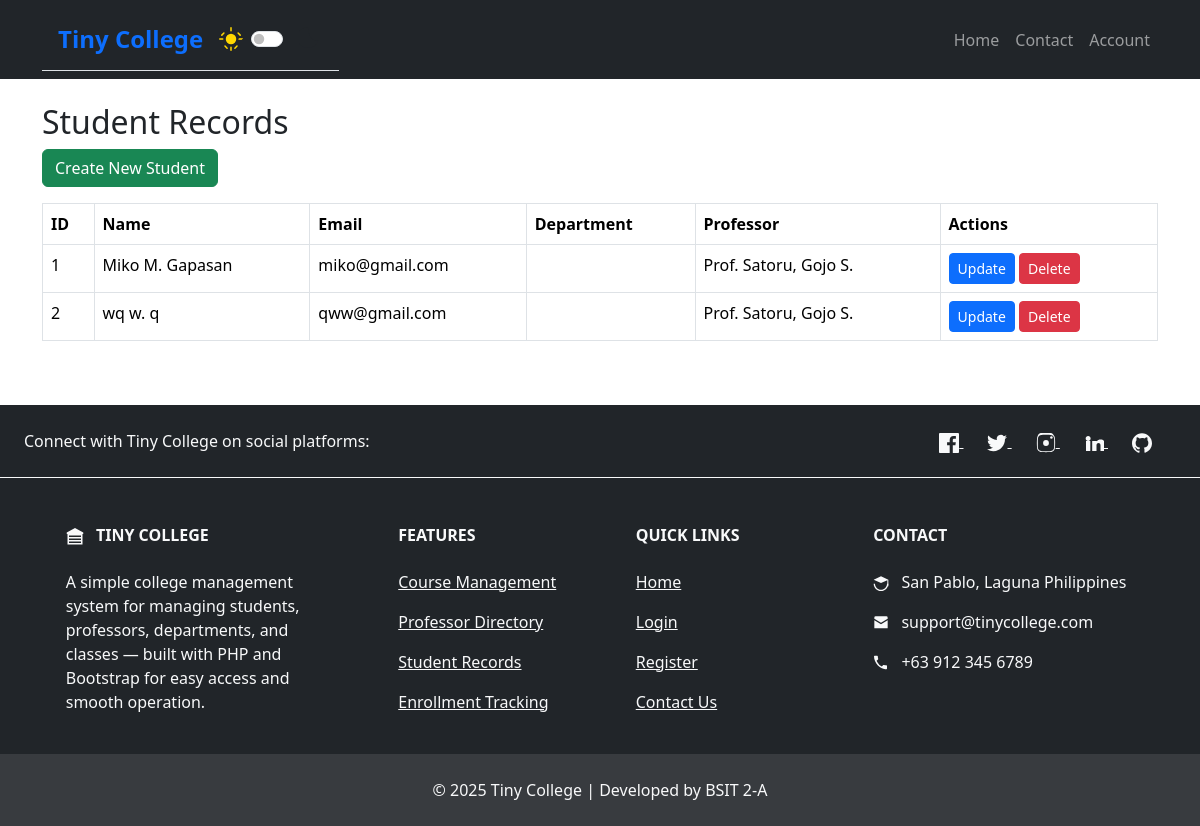
Screenshot of /?page=student/index with the database file from the repository.
### tables this page shows
CREATE TABLE `student` (
  `stu_num` int(11) NOT NULL,
  `dept_code` int(11) DEFAULT NULL,
  `stu_lname` varchar(50) DEFAULT NULL,
  `stu_fname` varchar(50) DEFAULT NULL,
  `stu_initial` char(1) DEFAULT NULL,
  `stu_email` varchar(100) DEFAULT NULL,
  `prof_num` int(11) DEFAULT NULL
);

CREATE TABLE `professor` (
  `prof_num` int(11) NOT NULL,
  `dept_code` int(11) DEFAULT NULL,
  `prof_specialty` varchar(100) DEFAULT NULL,
  `prof_rank` varchar(50) DEFAULT NULL,
  `prof_lname` varchar(50) DEFAULT NULL,
  `prof_fname` varchar(50) DEFAULT NULL,
  `prof_initial` char(1) DEFAULT NULL,
  `prof_email` varchar(100) DEFAULT NULL
);

### student/index.php (the view, shortened to what this page needs)
<?php
$conn = mysqli_connect("localhost", "root", "", "tiny_college");
$result = mysqli_query($conn, "SELECT student.*, department.*, professor.*
    FROM student
    LEFT JOIN department ON student.dept_code = department.dept_code
    LEFT JOIN professor ON student.prof_num = professor.prof_num");
?>
<div class="container mt-4">
    <h2>Student Records</h2>
    <a href="?page=student/create" class="btn btn-success mb-3">Create New Student</a>
    <?php if (mysqli_num_rows($result) > 0): ?>
        <div class="table-responsive">
            <table class="table table-bordered">
                <thead>
                    <tr>
                        <th>ID</th>
                        <th>Name</th>
                        <th>Email</th>
                        <th>Department</th>
                        <th>Professor</th>
                        <th>Actions</th>
                    </tr>
                </thead>
                <tbody>
                    <?php while ($row = mysqli_fetch_assoc($result)) : ?>
                        <tr>
                            <td><?= $row['stu_num'] ?></td>
                            <td><?= $row['stu_fname'] ?> <?= $row['stu_initial'] ?>. <?= $row['stu_lname'] ?></td>
                            <td><?= $row['stu_email'] ?></td>
                            <td><?= $row['dept_name'] ?></td>
                            <td>Prof. <?= $row['prof_lname'] ?>, <?= $row['prof_fname'] ?> <?= $row['prof_initial'] ?>.</td>
                            <td>
                                <a href="?page=student/update&id=<?= $row['stu_num'] ?>" class="btn btn-primary btn-sm">Update</a>
                                <a href="?page=student/delete&id=<?= $row['stu_num'] ?>" class="btn btn-danger btn-sm">Delete</a>
                            </td>
                        </tr>
                    <?php endwhile; ?>
                </tbody>
            </table>
        </div>
    <?php else: ?>
        <div class="alert alert-info">No student records found.</div>
    <?php endif; ?>
</div>

### index.php (shortened to what this page needs)
<!DOCTYPE html>
<html lang="en">
<head>
    <link rel="stylesheet" href="./includes/style.css">
    <link rel="stylesheet" href="./bootstrap-5.3.3-dist/bootstrap-5.3.3-dist/css/bootstrap.min.css">
</head>
<body>
    <div class=" min-vh-100">
        <?php
        include "./includes/navbar.php";
        $page = isset($_GET['page']) ? $_GET['page'] : 'account/login';
        include "$page.php";
        include "./includes/footer.php";
        ?>
    </div>
</body>
</html>

### includes/navbar.php (shortened to what this page needs)
<nav class="navbar navbar-expand-lg bg-dark navbar-dark bg-light">
    <div class="container">
        <div class="d-flex align-items-center justify-content-between px-3 py-2 border-bottom">
            <a class="navbar-brand fs-4 fw-bold text-primary" href="#">Tiny College</a>
            <div class="d-flex align-items-center gap-2">
                <div class="form-check form-switch m-0">
                    <input class="form-check-input" type="checkbox" id="themeToggle" style="cursor: pointer;">
                </div>
                <svg id="moonIcon" xmlns="http://www.w3.org/2000/svg" width="24" height="24" fill="currentColor" class="bi bi-moon" viewBox="0 0 16 16">
                    <path d="M6 0a7 7 0 0 0 0 14c3.222 0 6.066-2.045 6.849-5.001C9.889 9.866 6 6.556 6 0z" />
                </svg>
            </div>
        </div>
        <div class="collapse navbar-collapse" id="navbarNav">
            <ul class="navbar-nav ms-auto">
                <li class="nav-item">
                    <a class="nav-link" href="?page=includes/home">Home</a>
                </li>
                <li class="nav-item">
                    <a class="nav-link" href="?page=includes/contact">Contact</a>
                </li>
                <li class="nav-item">
                    <a class="nav-link" href="?page=account/login">Account</a>
                </li>
            </ul>
        </div>
    </div>
</nav>

### includes/footer.php (shortened to what this page needs)
<footer class="text-center text-lg-start bg-dark text-light mt-5">
  <section class="d-flex justify-content-center justify-content-lg-between p-4 border-bottom border-light">
    <div class="me-5 d-none d-lg-block">
      <span>Connect with Tiny College on social platforms:</span>
    </div>
    <div>
      <a href="#" class="me-4 text-reset" aria-label="Facebook">
      </a>
      <a href="#" class="me-4 text-reset" aria-label="Twitter">
      </a>
      <a href="#" class="me-4 text-reset" aria-label="Instagram">
      </a>
      <a href="#" class="me-4 text-reset" aria-label="LinkedIn">
      </a>
      <a href="#" class="me-4 text-reset" aria-label="GitHub">
      </a>
    </div>
  </section>
  <section>
    <div class="container text-center text-md-start mt-5">
      <div class="row mt-3">
        <div class="col-md-3 col-lg-4 col-xl-3 mx-auto mb-4">
          <h6 class="text-uppercase fw-bold mb-4 text-light">
            <svg xmlns="http://www.w3.org/2000/svg" width="18" height="18" fill="currentColor" class="me-2" viewBox="0 0 24 24"><path d="M12 0 1 6v2h22V6L12 0zm10 8H2v14h20V8zm-2 12H4v-2h16v2zm0-4H4v-2h16v2zm0-4H4v-2h16v2z"/></svg>
            Tiny College
          </h6>
          <p>
            A simple college management system for managing students, professors, departments, and classes — built with PHP and Bootstrap for easy access and smooth operation.
          </p>
        </div>
        <div class="col-md-2 col-lg-2 col-xl-2 mx-auto mb-4">
          <h6 class="text-uppercase fw-bold mb-4 text-light">Features</h6>
          <p><a href="?page=course/index" class="text-reset">Course Management</a></p>
          <p><a href="?page=professor/index" class="text-reset">Professor Directory</a></p>
          <p><a href="?page=student/index" class="text-reset">Student Records</a></p>
          <p><a href="?page=enroll/index" class="text-reset">Enrollment Tracking</a></p>
        </div>
        <div class="col-md-3 col-lg-2 col-xl-2 mx-auto mb-4">
          <h6 class="text-uppercase fw-bold mb-4 text-light">Quick Links</h6>
          <p><a href="?page=home" class="text-reset">Home</a></p>
          <p><a href="?page=account/login" class="text-reset">Login</a></p>
          <p><a href="?page=account/register" class="text-reset">Register</a></p>
          <p><a href="?page=includes/contact" class="text-reset">Contact Us</a></p>
        </div>
        <div class="col-md-4 col-lg-3 col-xl-3 mx-auto mb-md-0 mb-4">
          <h6 class="text-uppercase fw-bold mb-4 text-light">Contact</h6>
          <p><svg xmlns="http://www.w3.org/2000/svg" width="16" height="16" fill="currentColor" class="me-2" viewBox="0 0 24 24"><path d="M12 2 1 7l11 5 9.5-4.25V17H23V7L12 2z"/><path d="M12 22c-4.97 0-9-4.03-9-9H1c0 6.08 4.93 11 11 11s11-4.92 11-11h-2c0 4.97-4.03 9-9 9z"/></svg> San Pablo, Laguna Philippines</p>
          <p><svg xmlns="http://www.w3.org/2000/svg" width="16" height="16" fill="currentColor" class="me-2" viewBox="0 0 24 24"><path d="M2 4a2 2 0 0 1 2-2h16a2 2 0 0 1 2 2v1.5l-10 6-10-6V4z"/><path d="M22 20H2V8l10 6 10-6v12z"/></svg> support@tinycollege.com</p>
          <p> +63 912 345 6789</p>
        </div>
      </div>
    </div>
  </section>
  <div class="text-center p-4" style="background-color: rgba(255, 255, 255, 0.1);">
    © 2025 Tiny College | Developed by BSIT 2-A
  </div>
</footer>

### includes/style.css (style rules this page uses)
#sunIcon, #moonIcon { transition: opacity 0.3s ease; opacity: 0.3; }
#sunIcon.active, #moonIcon.active { opacity: 1; color: gold; }

### rows the page displays
student: stu_num "1", stu_fname "Miko", stu_initial "M", stu_lname "Gapasan", stu_email "miko@gmail.com", prof_num.prof_lname "Satoru", prof_num.prof_fname "Gojo", prof_num.prof_initial "S"
student: stu_num "2", stu_fname "wq", stu_initial "w", stu_lname "q", stu_email "qww@gmail.com", prof_num.prof_lname "Satoru", prof_num.prof_fname "Gojo", prof_num.prof_initial "S"
